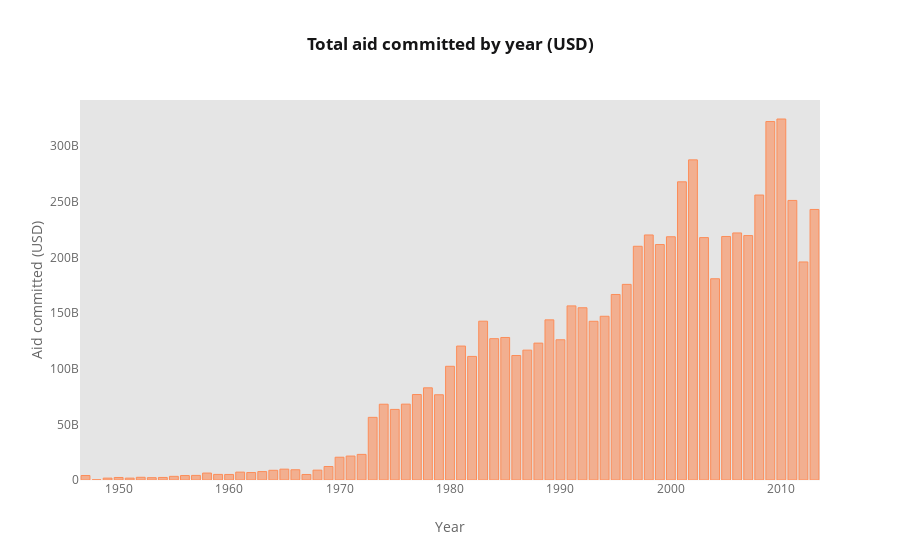

Write notebook code for a chart like this one.
### Markdown cell above
Let us first look at the total aid committed by year, regardless of who donates it to whom.

### Code cell
#@title
configure_plotly_browser_state()
grouped_by_year=df[df['year']!=9999].groupby(['year'])['commitment_amount_usd_constant'].sum().reset_index()
grouped_by_year.iplot(kind='bar',
                      x='year', 
                      y='commitment_amount_usd_constant',
                      xTitle='Year',
                      yTitle='Aid committed (USD)',
                      title='<b>Total aid committed by year (USD)</b>',
                      colorscale='RdYlGn',
                      gridcolor='rgba(0,0,0,0)'
                     )

### Figure 1 — Plotly figure (JSON) as saved in the notebook; plotly's stock layout.template omitted (floating-point values rounded to 4 significant figures)
{"data": [{"name": "commitment_amount_usd_constant", "uid": "50f7fb4c-e73d-4fc4-b856-f96b187fa02a", "text": "", "y": [4030805737, 194646554, 1687747834, 2264388254, 1690180917, 2437948098, 2084340190, 2293585237, 3296826019, 3993498481, 4131373124, 6245721326, 5035668575, 4979707692, 7088085985, 6701865692, 7555234915, 8727468211, 9753059691, 9216311657, 4970633961, 8872054065, 12130434159, 20474112316, 21529214176, 23020702133, 56309223778, 68109374981, 63433377466, 68189038738, 76813488936, 82829384667, 76621295454, 102198293743, 120384758110, 111066611180, 142731247672, 127024949130, 128088650370, 111894190505, 116706112889, 123021642401, 143920607217, 126017672030, 156485937531, 154795989781, 142634894465, 147159867400, 166743672067, 175831780506, 210049529453, 220211578707, 211603388549, 218604960233, 267989547736, 287724714107, 217854334336, 180861245790, 218858398848, 222037316907, 219681368475, 256121429969, 322153900163, 324444453210, 251256476097, 195957663721, 243142755407], "marker": {"color": "rgba(252, 141, 89, 0.6)", "line": {"color": "rgba(252, 141, 89, 1.0)", "width": 1}}, "x": [1947, 1948, 1949, 1950, 1951, 1952, 1953, 1954, 1955, 1956, 1957, 1958, 1959, 1960, 1961, 1962, 1963, 1964, 1965, 1966, 1967, 1968, 1969, 1970, 1971, 1972, 1973, 1974, 1975, 1976, 1977, 1978, 1979, 1980, 1981, 1982, 1983, 1984, 1985, 1986, 1987, 1988, 1989, 1990, 1991, 1992, 1993, 1994, 1995, 1996, 1997, 1998, 1999, 2000, 2001, 2002, 2003, 2004, 2005, 2006, 2007, 2008, 2009, 2010, 2011, 2012, 2013], "type": "bar", "orientation": "v"}], "layout": {"yaxis": {"tickfont": {"color": "#666666"}, "zerolinecolor": "#F6F6F6", "title": {"text": "Aid committed (USD)", "font": {"color": "#666666"}}, "gridcolor": "rgba(0,0,0,0)", "showgrid": true}, "paper_bgcolor": "#FFFFFF", "plot_bgcolor": "#E5E5E5", "title": {"text": "<b>Total aid committed by year (USD)</b>", "font": {"color": "#151516"}}, "xaxis": {"tickfont": {"color": "#666666"}, "zerolinecolor": "#F6F6F6", "title": {"text": "Year", "font": {"color": "#666666"}}, "gridcolor": "rgba(0,0,0,0)", "showgrid": true}, "legend": {"bgcolor": "#FFFFFF", "font": {"color": "#666666"}}}}
